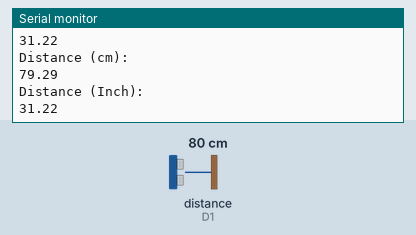
A sketch run on a simulated ESP8266 (NodeMCU). Parts: the last lines printed to the serial monitor. Wiring (inferred from the names in the program): ultrasonic range finder: trigger D0; echo D1. The test bench sets the inputs (shaded band); at power-on: distance to the obstacle (sensor on D1) 80 cm. The echo pulse lasts 58.3 µs per cm.

Above: at 2.8 s.
2.9 s: distance to the obstacle (sensor on D1) set to 2 cm
At 5.2 s:
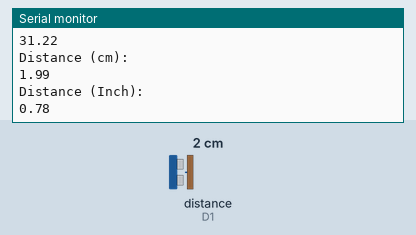
5.6 s: distance to the obstacle (sensor on D1) set to 4 cm
At 7.0 s:
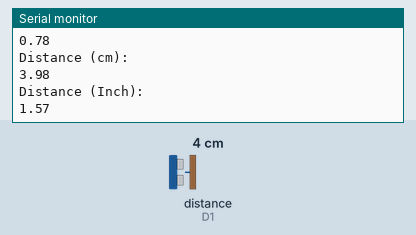
Timing chart, 0 to 8.6 s (numbered marks = the images above; inputs shaded):
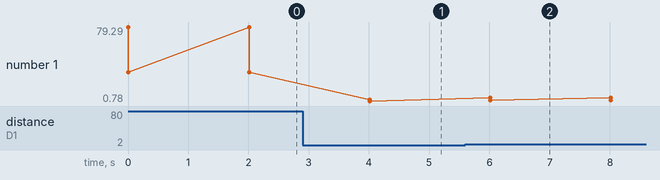

Measured:
- after the input at 2.9 s, the serial monitor: prints a new line after 1.1 s (image 1)
- after the input at 5.6 s, the serial monitor: prints a new line after 0.41 s (image 2)
- plotted number 1: 31.22 → 0.78 after the input at 2.9 s, 0.78 → 1.57 after the input at 5.6 s

The sketch:

ultrasonic.ino
```cpp
const int trig = D0;
const int echo = D1;

#define VEL 0.034
#define cm2inch 0.393701

long duration;
float distanceCm;
float distanceInch;

void setup()
{
  Serial.begin(9600);
  pinMode(trig,OUTPUT);
  pinMode(echo,INPUT);
}

void loop()
{
  digitalWrite(trig,LOW);
  delayMicroseconds(2);
  digitalWrite(trig,HIGH);
  delayMicroseconds(10);
  digitalWrite(trig,LOW);

  duration = pulseIn(echo,HIGH);
  distanceCm = duration*VEL/2;
  distanceInch = distanceCm * cm2inch;
  Serial.println("Distance (cm): ");
  Serial.println(distanceCm);
  Serial.println("Distance (Inch): ");
  Serial.println(distanceInch);
  delay(2000);
}
```
